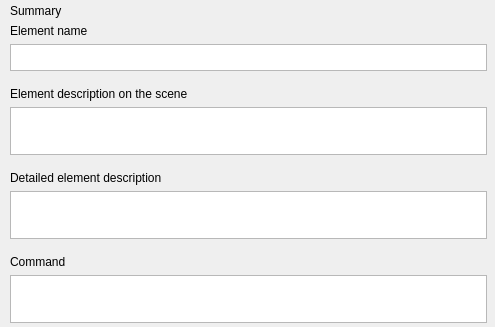
<?xml version="1.0" encoding="UTF-8"?>
<ui version="4.0">
 <class>CreateCmdlineBasedWorkerWizardSummaryPage</class>
 <widget class="QWizardPage" name="CreateCmdlineBasedWorkerWizardSummaryPage">
  <property name="geometry">
   <rect>
    <x>0</x>
    <y>0</y>
    <width>495</width>
    <height>327</height>
   </rect>
  </property>
  <property name="windowTitle">
   <string>WizardPage</string>
  </property>
  <layout class="QVBoxLayout" name="verticalLayout_2">
   <property name="leftMargin">
    <number>10</number>
   </property>
   <property name="topMargin">
    <number>4</number>
   </property>
   <property name="rightMargin">
    <number>8</number>
   </property>
   <property name="bottomMargin">
    <number>0</number>
   </property>
   <item>
    <widget class="QLabel" name="lblTitle">
     <property name="text">
      <string>Summary</string>
     </property>
    </widget>
   </item>
   <item>
    <widget class="QScrollArea" name="scrollArea">
     <property name="frameShape">
      <enum>QFrame::NoFrame</enum>
     </property>
     <property name="horizontalScrollBarPolicy">
      <enum>Qt::ScrollBarAsNeeded</enum>
     </property>
     <property name="widgetResizable">
      <bool>true</bool>
     </property>
     <widget class="QWidget" name="scrollAreaWidgetContents">
      <property name="geometry">
       <rect>
        <x>0</x>
        <y>0</y>
        <width>477</width>
        <height>300</height>
       </rect>
      </property>
      <layout class="QVBoxLayout" name="verticalLayout">
       <property name="spacing">
        <number>0</number>
       </property>
       <property name="leftMargin">
        <number>0</number>
       </property>
       <property name="topMargin">
        <number>0</number>
       </property>
       <property name="rightMargin">
        <number>0</number>
       </property>
       <property name="bottomMargin">
        <number>0</number>
       </property>
       <item>
        <layout class="QVBoxLayout" name="nameLayout">
         <property name="spacing">
          <number>6</number>
         </property>
         <property name="bottomMargin">
          <number>16</number>
         </property>
         <item>
          <widget class="QLabel" name="lblName">
           <property name="text">
            <string>Element name</string>
           </property>
           <property name="alignment">
            <set>Qt::AlignLeading|Qt::AlignLeft|Qt::AlignTop</set>
           </property>
           <property name="wordWrap">
            <bool>false</bool>
           </property>
          </widget>
         </item>
         <item>
          <widget class="QTextEdit" name="lblNameValue">
           <property name="enabled">
            <bool>true</bool>
           </property>
           <property name="sizePolicy">
            <sizepolicy hsizetype="Expanding" vsizetype="Minimum">
             <horstretch>0</horstretch>
             <verstretch>0</verstretch>
            </sizepolicy>
           </property>
           <property name="minimumSize">
            <size>
             <width>0</width>
             <height>27</height>
            </size>
           </property>
           <property name="maximumSize">
            <size>
             <width>16777215</width>
             <height>26</height>
            </size>
           </property>
           <property name="baseSize">
            <size>
             <width>0</width>
             <height>26</height>
            </size>
           </property>
           <property name="readOnly">
            <bool>true</bool>
           </property>
          </widget>
         </item>
        </layout>
       </item>
       <item>
        <layout class="QVBoxLayout" name="prompterLayout">
         <property name="spacing">
          <number>6</number>
         </property>
         <property name="bottomMargin">
          <number>16</number>
         </property>
         <item>
          <widget class="QLabel" name="lblPrompter">
           <property name="text">
            <string>Element description on the scene</string>
           </property>
           <property name="alignment">
            <set>Qt::AlignLeading|Qt::AlignLeft|Qt::AlignTop</set>
           </property>
           <property name="wordWrap">
            <bool>false</bool>
           </property>
          </widget>
         </item>
         <item>
          <widget class="QTextEdit" name="lblPrompterValue">
           <property name="enabled">
            <bool>true</bool>
           </property>
           <property name="minimumSize">
            <size>
             <width>0</width>
             <height>26</height>
            </size>
           </property>
           <property name="sizeAdjustPolicy">
            <enum>QAbstractScrollArea::AdjustToContentsOnFirstShow</enum>
           </property>
           <property name="readOnly">
            <bool>true</bool>
           </property>
           <property name="acceptRichText">
            <bool>true</bool>
           </property>
          </widget>
         </item>
        </layout>
       </item>
       <item>
        <layout class="QVBoxLayout" name="descriptionLayout">
         <property name="spacing">
          <number>6</number>
         </property>
         <property name="bottomMargin">
          <number>16</number>
         </property>
         <item>
          <widget class="QLabel" name="lblDescription">
           <property name="text">
            <string>Detailed element description</string>
           </property>
           <property name="alignment">
            <set>Qt::AlignLeading|Qt::AlignLeft|Qt::AlignTop</set>
           </property>
           <property name="wordWrap">
            <bool>false</bool>
           </property>
          </widget>
         </item>
         <item>
          <widget class="QTextEdit" name="lblDescriptionValue">
           <property name="enabled">
            <bool>true</bool>
           </property>
           <property name="minimumSize">
            <size>
             <width>0</width>
             <height>42</height>
            </size>
           </property>
           <property name="sizeAdjustPolicy">
            <enum>QAbstractScrollArea::AdjustToContentsOnFirstShow</enum>
           </property>
           <property name="readOnly">
            <bool>true</bool>
           </property>
           <property name="acceptRichText">
            <bool>true</bool>
           </property>
          </widget>
         </item>
        </layout>
       </item>
       <item>
        <layout class="QVBoxLayout" name="commandLayout">
         <property name="spacing">
          <number>6</number>
         </property>
         <property name="bottomMargin">
          <number>4</number>
         </property>
         <item>
          <widget class="QLabel" name="lblCommand">
           <property name="text">
            <string>Command</string>
           </property>
           <property name="alignment">
            <set>Qt::AlignLeading|Qt::AlignLeft|Qt::AlignTop</set>
           </property>
           <property name="wordWrap">
            <bool>false</bool>
           </property>
          </widget>
         </item>
         <item>
          <widget class="QTextEdit" name="lblCommandValue">
           <property name="enabled">
            <bool>true</bool>
           </property>
           <property name="minimumSize">
            <size>
             <width>0</width>
             <height>42</height>
            </size>
           </property>
           <property name="sizeAdjustPolicy">
            <enum>QAbstractScrollArea::AdjustToContentsOnFirstShow</enum>
           </property>
           <property name="readOnly">
            <bool>true</bool>
           </property>
           <property name="acceptRichText">
            <bool>true</bool>
           </property>
          </widget>
         </item>
        </layout>
       </item>
      </layout>
     </widget>
    </widget>
   </item>
  </layout>
 </widget>
 <resources/>
 <connections/>
</ui>
